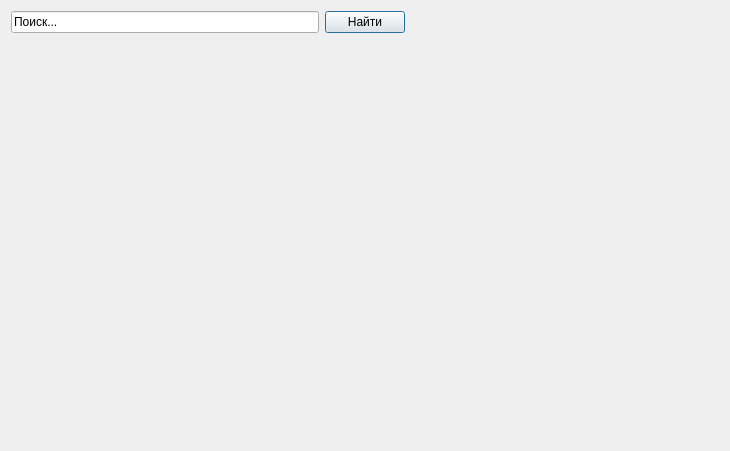
<?xml version="1.0" encoding="UTF-8"?>
<ui version="4.0">
 <class>DubkiMap</class>
 <widget class="QDialog" name="DubkiMap">
  <property name="geometry">
   <rect>
    <x>0</x>
    <y>0</y>
    <width>730</width>
    <height>451</height>
   </rect>
  </property>
  <property name="cursor">
   <cursorShape>ArrowCursor</cursorShape>
  </property>
  <property name="windowTitle">
   <string>Dialog</string>
  </property>
  <property name="autoFillBackground">
   <bool>false</bool>
  </property>
  <property name="sizeGripEnabled">
   <bool>false</bool>
  </property>
  <property name="modal">
   <bool>false</bool>
  </property>
  <layout class="QGridLayout" name="gridLayout">
   <item row="0" column="0">
    <widget class="QLineEdit" name="lineEdit">
     <property name="text">
      <string>Поиск...</string>
     </property>
    </widget>
   </item>
   <item row="0" column="1">
    <widget class="QPushButton" name="pushButton">
     <property name="text">
      <string>Найти</string>
     </property>
    </widget>
   </item>
   <item row="0" column="2">
    <spacer name="horizontalSpacer">
     <property name="orientation">
      <enum>Qt::Horizontal</enum>
     </property>
     <property name="sizeHint" stdset="0">
      <size>
       <width>307</width>
       <height>20</height>
      </size>
     </property>
    </spacer>
   </item>
   <item row="1" column="0" colspan="3">
    <widget class="QLabel" name="mapix">
     <property name="autoFillBackground">
      <bool>true</bool>
     </property>
     <property name="text">
      <string/>
     </property>
    </widget>
   </item>
  </layout>
 </widget>
 <resources/>
 <connections/>
</ui>
